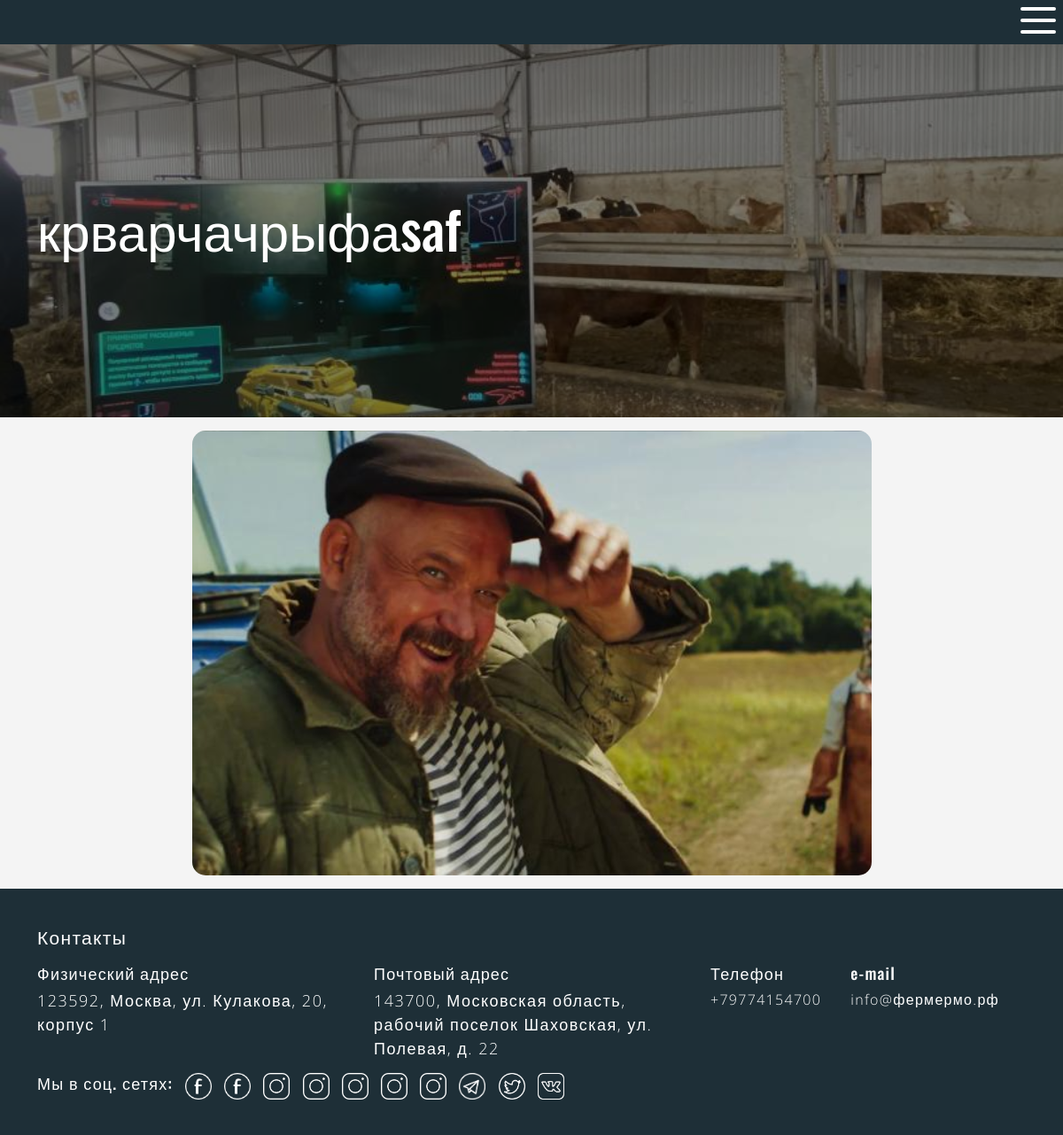
Screenshot of /page/krvarchachryfasaf with the database file from the repository.
### data/smartpage.py (models this page shows, shortened)
class Smartpage(SqlAlchemyBase, SerializerMixin):
    __tablename__ = 'smartpage'
    id = sqlalchemy.Column(sqlalchemy.Integer, primary_key=True, autoincrement=True)
    heading = sqlalchemy.Column(sqlalchemy.String, nullable=True)
    image = sqlalchemy.Column(sqlalchemy.String, nullable=True)
    link = sqlalchemy.Column(sqlalchemy.String, nullable=True)
    created_date = sqlalchemy.Column(sqlalchemy.DateTime, default=datetime.now())
    content = orm.relation('Content')
    author_id = sqlalchemy.Column(sqlalchemy.Integer, sqlalchemy.ForeignKey("user.id"))
    author = orm.relation('User')

### data/content.py (models this page shows, shortened)
class Content(SqlAlchemyBase, SerializerMixin):
    __tablename__ = 'content'
    id = sqlalchemy.Column(sqlalchemy.Integer, primary_key=True, autoincrement=True)
    position = sqlalchemy.Column(sqlalchemy.Integer, nullable=True)
    type = sqlalchemy.Column(sqlalchemy.String, nullable=True)
    image = sqlalchemy.Column(sqlalchemy.String, nullable=True)
    animation_type = sqlalchemy.Column(sqlalchemy.Integer, nullable=True)
    heading = sqlalchemy.Column(sqlalchemy.String, nullable=True)
    text = sqlalchemy.Column(sqlalchemy.String, nullable=True)
    tags = sqlalchemy.Column(sqlalchemy.String, nullable=True)
    display_type = sqlalchemy.Column(sqlalchemy.String, nullable=True)
    display_type_member = sqlalchemy.Column(sqlalchemy.String, nullable=True)
    created_date = sqlalchemy.Column(sqlalchemy.DateTime, default=datetime.now())
    author_id = sqlalchemy.Column(sqlalchemy.Integer, sqlalchemy.ForeignKey("user.id"))
    author = orm.relation('User')
    smartpage_id = sqlalchemy.Column(sqlalchemy.Integer, sqlalchemy.ForeignKey("smartpage.id"))
    smartpage = orm.relation('Smartpage')

### run.py (the view)
@application.route("/page/<string:link>")
def page_by_link(link):
    smartpages = get_smartpage_list()
    if link == smartpages[0]["link"]:
        return redirect("/")
    if link == smartpages[1]["link"]:
        return redirect("/agro_and_agro-tourism_sector")
    if link == smartpages[2]["link"]:
        return redirect("/partners")
    if link == smartpages[3]["link"]:
        return redirect("/all_news")
    if link == smartpages[4]["link"]:
        return redirect("/team")
    if link == smartpages[5]["link"]:
        return redirect("/contacts")
    page = get_smartpage_link(link)
    if "message" in page:
        return page_not_found()
    content, flag_map = get_content_usual(page['id']), False
    flag_map = any([True if cont['type'] == "Map" else flag_map for cont in content])
    return get_render_template('generated-page.html', title=page["heading"], page=page, content=content,
                               flag_map=flag_map)

### data/Inner/ContentInnerAPI.py (called while the page is built)
def get_content_usual(smartpage_id):
    session = db_session.create_session()
    contents = session.query(Content).filter(Content.smartpage_id == smartpage_id).order_by(Content.position).all()
    session.close()
    return [item.to_dict(
        only=('id', 'position', 'heading', 'type', 'image', 'animation_type', 'text', 'tags', 'author_id', 'smartpage_id', "display_type", "display_type_member"))
        for item in contents]

### data/Inner/SmartpageInnerAPI.py (called while the page is built)
def get_smartpage_link(link):
    session = db_session.create_session()
    smartpage = session.query(Smartpage).filter(Smartpage.link == link).first()
    session.close()
    if smartpage:
        return smartpage.to_dict(only=('id', 'link', 'heading', 'image', 'created_date', 'author_id'))
    return raise_error("Страница не найдена")

def get_smartpage_list():
    session = db_session.create_session()
    smartpages = session.query(Smartpage).all()
    session.close()
    return [item.to_dict(only=('id', 'link', 'heading', 'image', 'created_date', 'author_id')) for item in smartpages]

### data/db_session.py (called while the page is built)
def create_session() -> Session:
    global __factory
    return __factory()

### run.py (called while the page is built)
def get_render_template(template, **kwargs):
    return render_template(template, special_params=get_special_params(), **kwargs)

def get_special_params():
    global load_new_footer_params, load_new_params, load_seo_params
    if load_new_footer_params:
        load_new_footer_params = False
        set_footer_params()
    if load_new_params:
        load_new_params = False
        set_other_params()
    if load_seo_params:
        load_seo_params = False
        set_seo_params()
    local_special_params = special_params.copy()
    local_special_params["is_admin"] = not current_user.is_anonymous
    return local_special_params

### templates/generated-page.html (shortened to what this page needs)
{% extends "admin-panel.html" %}
{% block head %}
<link href="/static/css/slick.css" rel="stylesheet">
<link href="/static/css/generated-page.css" rel="stylesheet">
<link href="/static/css/subpages.css" rel="stylesheet">
{% endblock %}
{% block pageblock %}
{% block fortext %}
<div class="header-carousel">
    {% for src in page['image'].split('//') %}
    <div class="carousel-head">
        <div class="carousel-head-div">
            <img class="carousel-head-img need-change" src="/static/img/{{src}}" alt="">
            <div class="carousel-head-title-div">
                <div class="container">
                    <h1>{{title}}</h1>
                </div>
            </div>
        </div>
    </div>
    {% endfor %}
</div>
{% endblock %}
<div class="container">
    {% for block in content %}
    {% if block['type'] == "News" %}
    <div class="row" id="news">
        {% for news in special_params["news"] %}
        <div class="col-sm-12 col-md-6 col-lg-4">
            <a href="/news-page/{{news['link']}}">
                <div class="news">
                    <div class="news-img"
                         style="background-image: url('/static/img/{{news['image'].split('//')[0]}}');"></div>
                    <div class="news-title">{{news['heading']}}</div>
                    <div class="news-text">{{news['mini_text']}}</div>
                    <div class="news-navigation">
                        <span class="date">{{news['created_date']}}</span>
                    </div>
                </div>
            </a>
        </div>
        {% endfor %}
        <div class="more-news">
            <a class="load-news" onclick="add_news()">
                <button>Больше новостей</button>
            </a>
        </div>
    </div>
    {% if special_params["news"].length == 9%}
    <div class="more-news">
        <a onclick="add_news()">
            <button>Больше новостей</button>
        </a>
    </div>
    {% endif %}
    {% elif block['type'] == "Image" %}
    <div class="carousel image-block">
        {% for src in block['image'].split('//') %}
        <div class="carousel-item">
            <div style="background-image: url(/static/img/{{src}});"></div>
        </div>
        {% endfor %}
    </div>
    {% endif %}
    {% endfor %}
</div>
{% endblock %}

### static/css/style.css (style rules this page uses)
*, *::before, *::after { margin: 0; padding: 0; }
body { padding-top: 50px; min-height: 100vh; background: #f4f4f4; display: flex; flex-direction: column; }
.carousel-head-title-div { position: absolute; width: 100%; height: 100%; display: flex; align-items: center; justify-content: center; color: white; z-index: 3; }
.carousel-head-title-div h1 { font-size: 60px; font-family: 'Oswald', sans-serif; }

### static/css/generated-page.css (style rules this page uses)
.carousel-head { padding-bottom: 34.6%; overflow: hidden; }
.carousel-head-div { position: absolute; width: 100%; height: 100%; display: flex; align-items: center; }
.carousel-head-img { width: 100%; display: block; object-position: center; }
.carousel-head-div::after { content: ''; position: absolute; top: 0; left: 0; right: 0; bottom: 0; background: rgba(0,0,0,.5); z-index: 2; }
.carousel-item div { max-width: 767px; margin: auto; border-radius: 15px; padding-bottom: 45%; background-size: cover; background-position: center; }
.image-block { margin: 15px 0; }
.header-carousel { -webkit-transition: opacity 2000s ease-in-out; -moz-transition: opacity 2000s ease-in-out; -ms-transition: opacity 2000s ease-in-out; -o-transition: opacity 2000s ease-in-out; opacity: 1; }

### rows the page displays
Smartpage: image (picture), heading "крварчачрыфаsaf"
Content: type "Image" (drawn)

### other values shown
{{ special_params["address"][0]["place"] }} "123592, Москва, ул. Кулакова, 20, корпус 1"
{{ special_params["address"][1]["place"] }} "143700, Московская область, рабочий поселок Шаховская, ул. Полевая, д. 22"
{{ phone['number'] }} "+79774154700"
{{ email['email_address'] }} "info@фермермо.рф"
